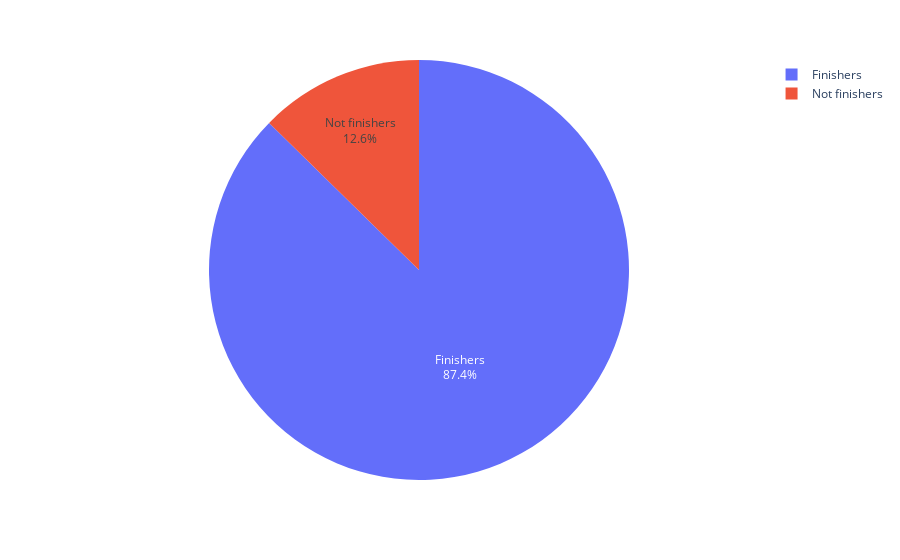

The notebook cell this image was saved under:
### Code cell
pie_plot()

### Figure 1 — Plotly figure (JSON) as saved in the notebook; plotly's stock layout.template omitted (floating-point values rounded to 4 significant figures)
{"data": [{"domain": {"x": [0, 1], "y": [0, 1]}, "hovertemplate": "index=%{label}<br>Participants=%{value}<extra></extra>", "labels": ["Finishers", "Not finishers"], "legendgroup": "", "name": "", "showlegend": true, "textinfo": "percent+label", "textposition": "inside", "type": "pie", "values": [16982, 2459]}], "layout": {"legend": {"tracegroupgap": 0}, "margin": {"t": 60}}}
